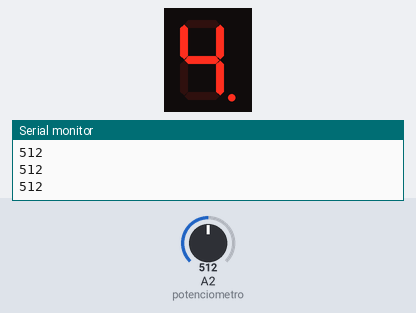
Simulated run of this sketch. Board: Arduino Uno, built with avr-gcc and run on an emulated ATmega328P. On the bench: 1-digit seven-segment display, the last lines printed to the serial monitor. Wiring (inferred from the names in the program): 1-digit 7-segment display, segments lit when HIGH: segments pin 2, pin 3, pin 4, pin 5, pin 6, pin 7, pin 8, pin 9. Inputs (shaded band) come from the test bench; at power-on: A2 (potenciometro) = 512. The segment pins are drawn as the display they are named for.

Above: at 1.2 s.
1.3 s: A2 (potenciometro) set to 410
At 1.8 s:
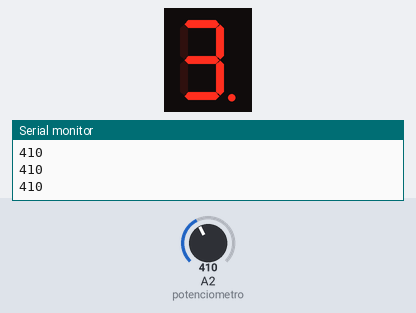
4.3 s: A2 (potenciometro) set to 430
At 4.81 s:
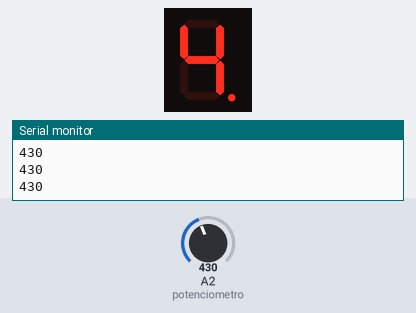
7.3 s: A2 (potenciometro) set to 306
At 7.82 s:
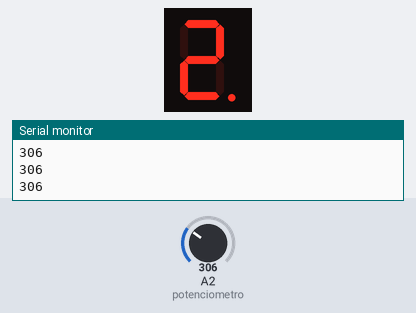
10.3 s: A2 (potenciometro) set to 210
At 10.83 s:
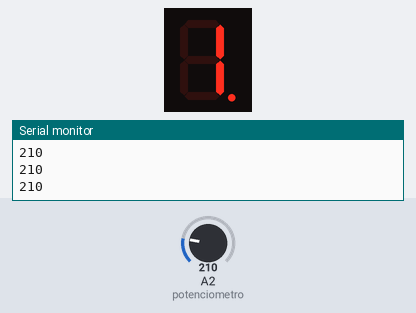
13.3 s: A2 (potenciometro) set to 105
At 13.84 s:
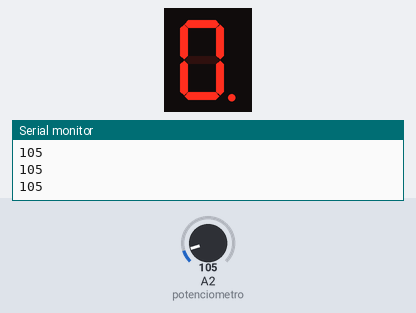

Measured:
- after the input at 1.3 s, the display: changes at once (image 1)
- after the input at 4.3 s, the display: changes at once (image 2)
- after the input at 7.3 s, the display: changes at once (image 3)
- after the input at 10.3 s, the display: changes at once (image 4)
- after the input at 13.3 s, the display: changes after 0.05 s (image 5)
- what the display in image 1 shows lasts 0.4 s, from 1.6 s to 2.0 s

The sketch:

_7_pot.ino
```cpp
int potenciometro = 2;
int tempoDeEspera = 0;
byte seven_seg_digits[16][7] = { { 1,1,1,1,1,1,0 },  // = Digito 0
                                 { 0,1,1,0,0,0,0 },  // = Digito 1
                                 { 1,1,0,1,1,0,1 },  // = Digito 2
                                 { 1,1,1,1,0,0,1 },  // = Digito 3
                                 { 0,1,1,0,0,1,1 },  // = Digito 4
                                 { 1,0,1,1,0,1,1 },  // = Digito 5
                                 { 1,0,1,1,1,1,1 },  // = Digito 6
                                 { 1,1,1,0,0,0,0 },  // = Digito 7
                                 { 1,1,1,1,1,1,1 },  // = Digito 8
                                 { 1,1,1,0,0,1,1 },  // = Digito 9
                                 { 1,1,1,0,1,1,1 },  // = Digito A
                                 { 0,0,1,1,1,1,1 },  // = Digito B
                                 { 1,0,0,1,1,1,0 },  // = Digito C
                                 { 0,1,1,1,1,0,1 },  // = Digito D
                                 { 1,0,0,1,1,1,1 },  // = Digito E
                                 { 1,0,0,0,1,1,1 }   // = Digito F
                                 };


void setup()
{
  pinMode(2, OUTPUT); //Pino 2 do Arduino ligado ao segmento A
  pinMode(3, OUTPUT); //Pino 3 do Arduino ligado ao segmento B
  pinMode(4, OUTPUT); //Pino 4 do Arduino ligado ao segmento C
  pinMode(5, OUTPUT); //Pino 5 do Arduino ligado ao segmento D
  pinMode(6, OUTPUT); //Pino 6 do Arduino ligado ao segmento E
  pinMode(7, OUTPUT); //Pino 7 do Arduino ligado ao segmento F
  pinMode(8, OUTPUT); //Pino 8 do Arduino ligado ao segmento G
  pinMode(9, OUTPUT); //Pino 9 do Arduino ligado ao segmento PONTO
  writePonto(0);  // Inicia com o ponto desligado
  Serial.begin(9600);
}

void writePonto(byte dot)   //Funcao que aciona o ponto no display
{
  digitalWrite(9, dot);
}

void sevenSegWrite(byte digit)  //Funcao que aciona o display
{
  byte pin = 2;
  //Percorre o array ligando os segmentos correspondentes ao digito
  for (byte segCount = 0; segCount < 7; ++segCount){
    digitalWrite(pin, seven_seg_digits[digit][segCount]);
    ++pin;
  }
    writePonto(1);  //Liga o ponto
    delay(100);   //Aguarda 100 milisegundos
    writePonto(0);  //Desliga o ponto
}

void loop()
{
  tempoDeEspera = analogRead(potenciometro);
  Serial.println(tempoDeEspera);

  if(tempoDeEspera<115)
    sevenSegWrite(0);
   if(tempoDeEspera>128&&tempoDeEspera<220)
    sevenSegWrite(1);
   if(tempoDeEspera>220&&tempoDeEspera<320)
    sevenSegWrite(2);
   if(tempoDeEspera>320&&tempoDeEspera<420)
    sevenSegWrite(3);
   if(tempoDeEspera>420&&tempoDeEspera<520)
    sevenSegWrite(4);
   if(tempoDeEspera>520&&tempoDeEspera<620)
    sevenSegWrite(5);
   if(tempoDeEspera>620&&tempoDeEspera<720)
    sevenSegWrite(6);
   if(tempoDeEspera>720&&tempoDeEspera<820)
    sevenSegWrite(7);
   if(tempoDeEspera>820&&tempoDeEspera<920)
    sevenSegWrite(8);
   if(tempoDeEspera>920&&tempoDeEspera<1024)
    sevenSegWrite(9);


/*

  for (byte count = 0; count < 16; count++){
     delay(1000);
     sevenSegWrite(count);
  }
*/
}
```
